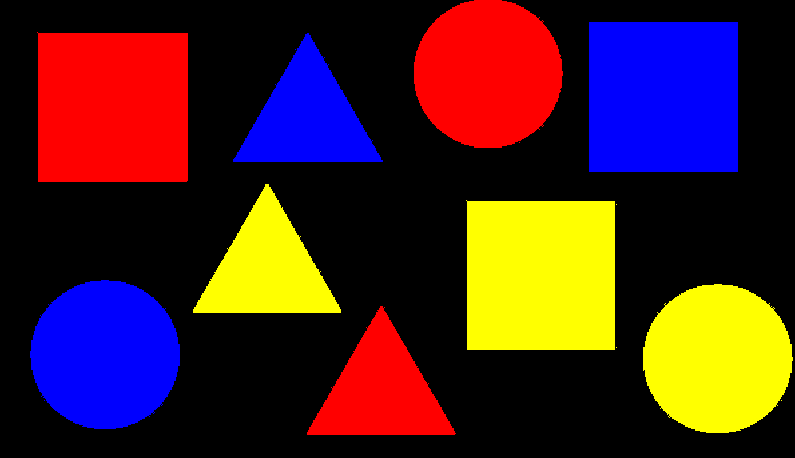
//> input picture 1/notme.png, 795 x 458 px
$ ./konturs   (built with g++ and OpenCV 4)
//> lines starting //> are read from the running program, lines starting //| are printed output that depends on the picture; after the words box and inside, x2 and y2 are one past the last pixel; in counts of white or black regions, pixels touching at a corner belong together
#include <iostream>
#include <opencv2/core.hpp>
#include <opencv2/opencv.hpp>
#include <opencv2/imgproc.hpp>
#include <opencv2/highgui.hpp>

using namespace std;
using namespace cv;

RNG rng(12345);

int one = 5;
int two = 20;

void onTrackbar(int, void*) {}

string getShapeName(int sides) {
    if (sides == 3)
        return "triangle";
    else if (sides == 4)
        return "rectangle";
    else
        return "circle";
}

int main()
{
    string way = "notme.png";

    Mat img_show = imread(way, 1);
//> img_show is the input picture: 458 rows x 795 cols, CV_8UC3; mean B, G, R 34.8, 34.6, 69.4

    if (img_show.empty()) {
        cout << "nothing!" << endl;
        return 0;
    }
    else {
        cout << "norm" << endl;
    }

    resize(img_show, img_show, Size(img_show.cols, img_show.rows));

    Mat gray;
    Mat new_img;
    Mat gauss;
    Mat drawing;

    cvtColor(img_show, gray, COLOR_BGR2GRAY, 0);
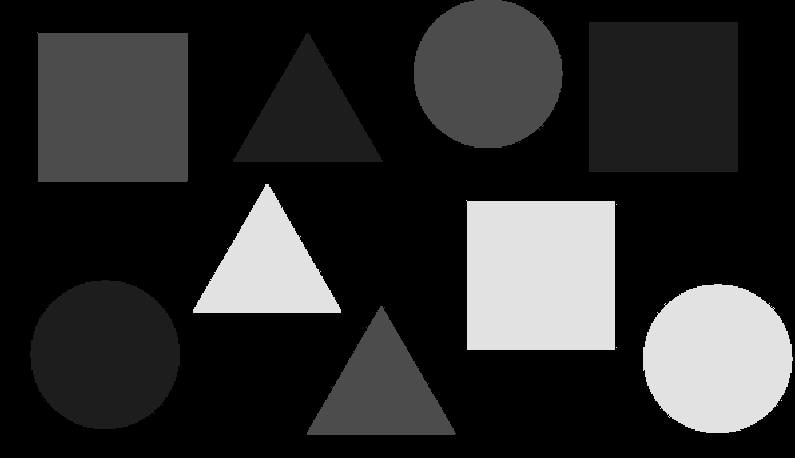
//> gray: 458 rows x 795 cols, CV_8UC1; min 0, max 226, mean 45
    GaussianBlur(gray, gauss, Size(7, 7), 0);

    namedWindow("drawing");
    createTrackbar("1", "drawing", &one, 100, onTrackbar);
    createTrackbar("2", "drawing", &two, 100, onTrackbar);

    while (true) {
        Canny(gauss, new_img, one, two, 3);
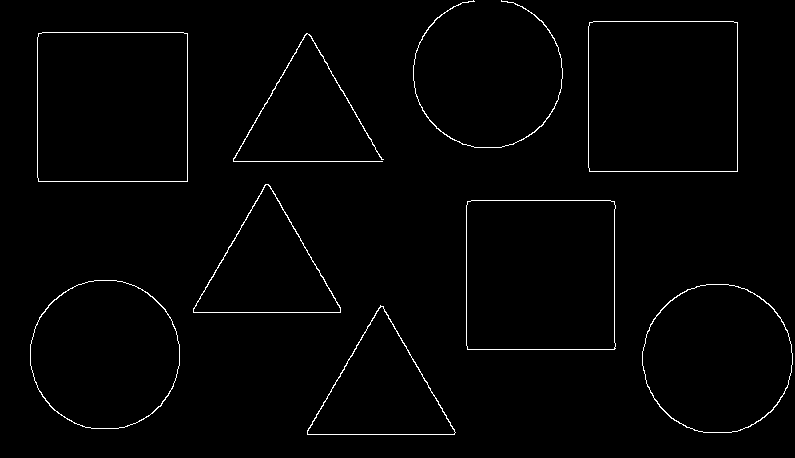
//> new_img: 458 rows x 795 cols, CV_8UC1; 1.4% white in thin lines or dots

        vector<vector<Point> > contours;
        vector<Vec4i> hierarchy;
        findContours(new_img, contours, hierarchy, RETR_TREE, CHAIN_APPROX_SIMPLE);
//> contours = 16 contours; largest, box (x1, y1, x2, y2) and area: (37, 32, 188, 182) 22335, (588, 21, 738, 172) 22335, (37, 32, 188, 182) 22333, (588, 21, 738, 172) 22333, (466, 200, 616, 350) 22046

        cvtColor(new_img, drawing, COLOR_GRAY2BGR);
//> drawing: 458 rows x 795 cols, CV_8UC3; 1.4% white in thin lines or dots

        for (size_t i = 0; i < contours.size(); i++)
        {
            vector<Point> approx;
            approxPolyDP(contours[i], approx, arcLength(contours[i], true) * 0.02, true);

            Moments M = moments(approx);
            Point2f center(M.m10 / M.m00, M.m01 / M.m00);

            string shapeName = getShapeName(approx.size());

            putText(drawing, shapeName, center, FONT_HERSHEY_SIMPLEX, 0.5, Scalar(255, 255, 255), 2);
        }
//> this loop made 16 passes
//> (center, shapeName) on passes 3, 4, 5, 6, 7, 8, 11, 14, 15, 16: (Point(717, 358.3), "circle"), (Point(717.3, 358.7), "circle"), (Point(104.8, 354.1), "circle"), (Point(104.7, 353.8), "circle"), (Point(540.5, 275), "rectangle"), (Point(540.5, 275), "rectangle"), (Point(307.3, 201.8), "circle"), (Point(663, 96.5), "rectangle"), (Point(663, 96.5), "rectangle"), (Point(431.5, 85.45), "circle")
//> (approx, center, shapeName) on passes 1, 2, 9, 10, 12, 13: (3 Points (x, y): [380, 305], [307, 434], [454, 434], Point(380.3, 391), "triangle"), (3 Points (x, y): [382, 306], [455, 432], [308, 434], Point(381.7, 390.7), "triangle"), (3 Points (x, y): [265, 184], [193, 312], [340, 312], Point(266, 269.3), "triangle"), (3 Points (x, y): [266, 184], [339, 312], [193, 311], Point(266, 269), "triangle"), (4 Points (x, y): [38, 33], [38, 181], [187, 181], [187, 33], Point(112.5, 107), "rectangle"), (4 Points (x, y): [38, 34], [186, 33], [187, 180], [39, 181], Point(112.5, 107), "rectangle")
//> pass 1, `putText(drawing, shapeName, center, FONT_HERSHEY_SIMPLEX, 0.5, Scalar(..`:
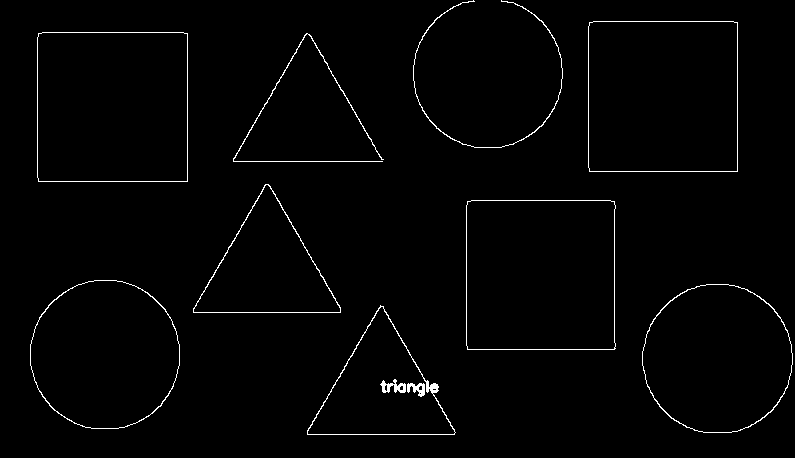
//> drawing: 458 rows x 795 cols, CV_8UC3; 1.5% white in thin lines or dots
//> pass 2, `putText(drawing, shapeName, center, FONT_HERSHEY_SIMPLEX, 0.5, Scalar(..`:
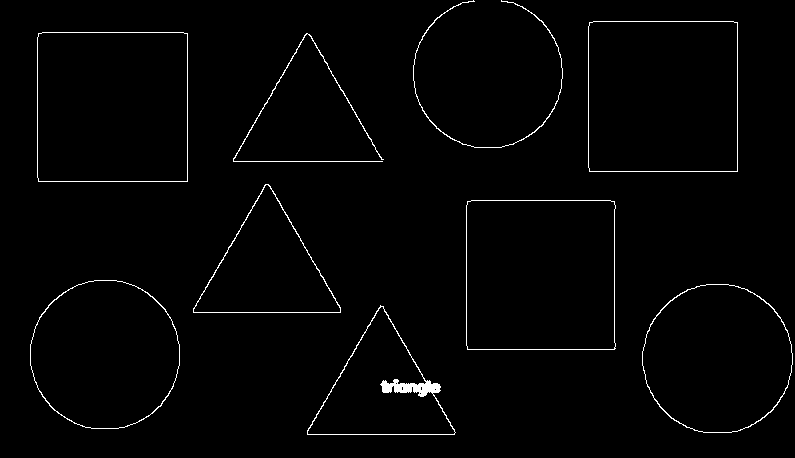
//> drawing: 458 rows x 795 cols, CV_8UC3; 1.5% white in thin lines or dots
//> pass 3, `putText(drawing, shapeName, center, FONT_HERSHEY_SIMPLEX, 0.5, Scalar(..`:
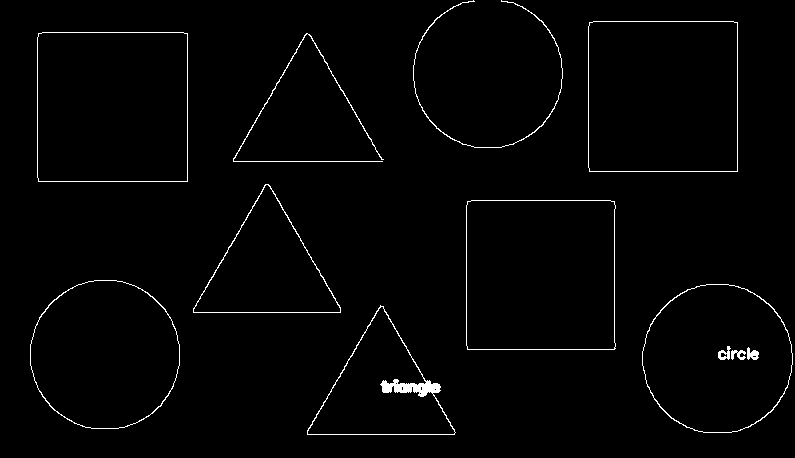
//> drawing: 458 rows x 795 cols, CV_8UC3; 1.6% white in thin lines or dots
//> after the loop:
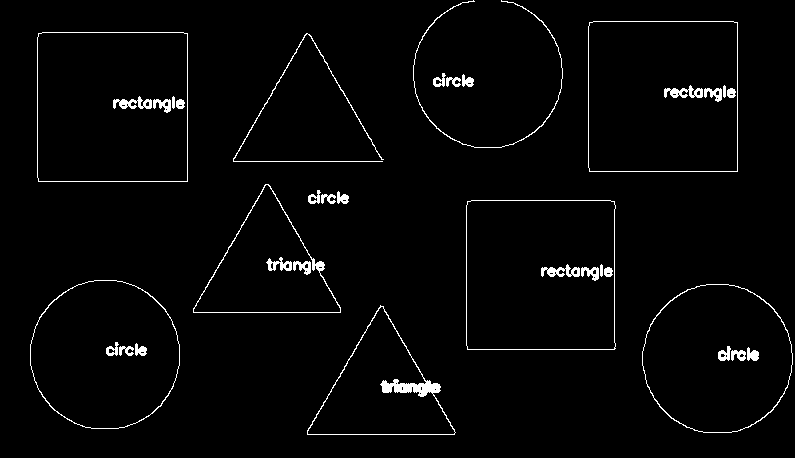
//> drawing: 458 rows x 795 cols, CV_8UC3; 2.4% white in thin lines or dots

        imshow("drawing", drawing);

        int key = waitKey(30);
//> the Esc key is pressed
    }

    return 0;
}
